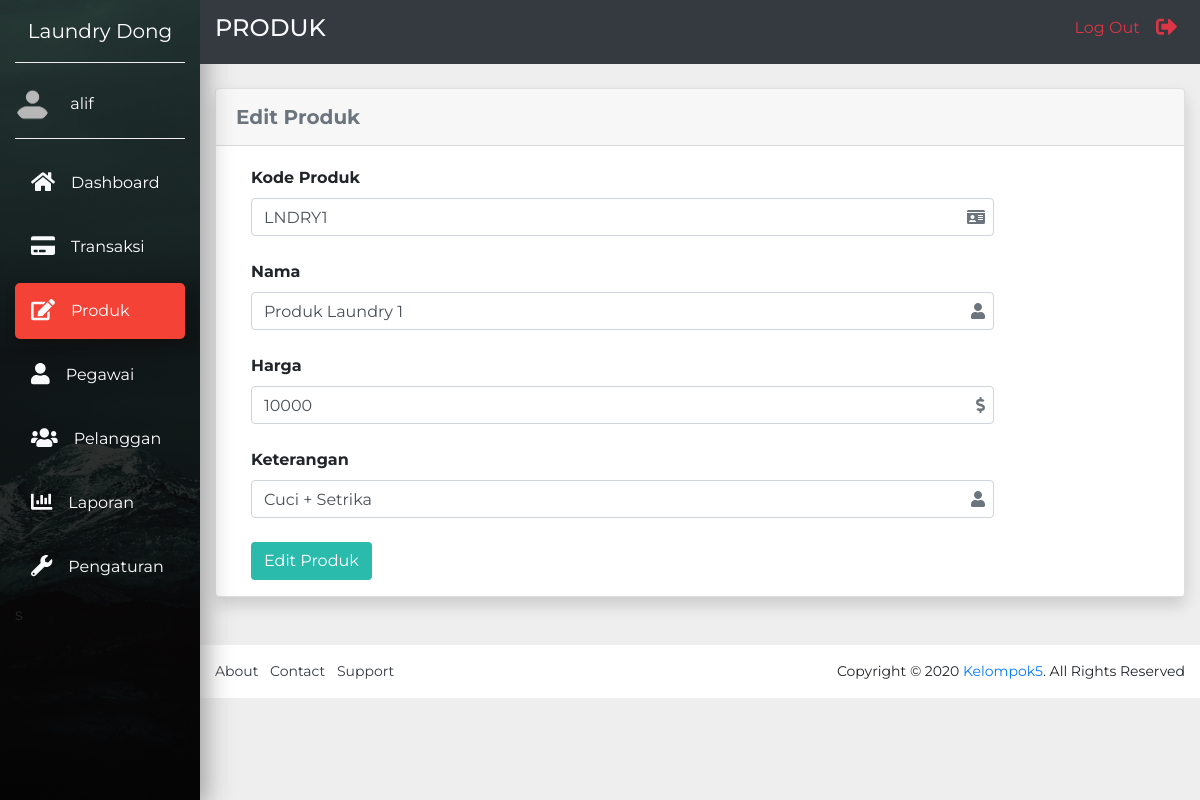
The app's page /produk.php?source=edit_produk&edit_produk_id=LNDRY1 (signed in) with its own data.
### tables this page shows
CREATE TABLE `products` (
  `id` varchar(255) NOT NULL,
  `nama` varchar(255) NOT NULL,
  `harga` decimal(10,0) NOT NULL,
  `keterangan` varchar(255) NOT NULL,
  `jml_transaksi` int(10) NOT NULL
);

### includes/function.php (called while the page is built, shortened)
<?php include "dbConnection.php"; ?>
<?php
  function getEditProductValue() {
    global $connection; global $product_id; global $product_name; global $product_price; global $product_detail;
    if(isset($_GET["edit_produk_id"])) {
      $product_id = $_GET["edit_produk_id"];
    }
    $query = "SELECT * FROM products WHERE id = '$product_id'";
    $select_product_query = mysqli_query($connection, $query);
    $row = mysqli_fetch_assoc($select_product_query);
    $product_name = $row["nama"];
    $product_price = $row["harga"];
    $product_detail = $row["keterangan"];
  }
?>

### edit_produk.php (the view, shortened to what this page needs)
<?php
  $product_id = "";
  $product_name = "";
  $product_price = "";
  $product_detail = "";
  getEditProductValue();
?>
<div class="container-fluid">
  <div class="row">
    <div class="col-xl-10 col-lg-9 col-md-8 ml-auto">
      <div class="row pt-md-5 mt-md-4 mb-5">
        <div class="col-sm-12 mb-0">
          <div class="card shadow">
            <div class="card-header py-3">
              <h5 class="m-0 font-weight-bold text-muted">Edit Produk</h5>
            </div>
            <div class="card-body pb-0">
              <form action="" method="post">
                <div class="form-group mb-4">
                  <label class="control-label col-sm-5 font-weight-bold" for="the_produk_id">Kode Produk</label>
                  <div class="col-sm-10 position-relative">
                    <input type="text" class="form-control" id="the_produk_id" name="kode-produk" placeholder="Masukan produk id" value="<?php echo $product_id; ?>" required>
                    <i class="fas fa-id-card position-absolute text-muted icon-in-field" tabindex=0></i>
                  </div>
                </div>
                <div class="form-group mb-4">
                  <label class="control-label col-sm-5 font-weight-bold" for="nama">Nama</label>
                  <div class="col-sm-10 position-relative">
                    <input type="text" class="form-control" id="nama" name="nama" placeholder="Masukan nama" value="<?php echo $product_name; ?>" required>
                    <i class="fas fa-user position-absolute text-muted icon-in-field" tabindex=0></i>
                  </div>
                </div>
                <div class="form-group mb-4">
                  <label class="control-label col-sm-5 font-weight-bold" for="harga">Harga</label>
                  <div class="col-sm-10 position-relative">
                    <input type="number" class="form-control" id="harga" name="harga" placeholder="Masukan harga" value="<?php echo $product_price; ?>" required>
                    <i class="fas fa-dollar-sign position-absolute text-muted icon-in-field" tabindex=0></i>
                  </div>
                </div>
                <div class="form-group mb-4">
                  <label class="control-label col-sm-5 font-weight-bold" for="keterangan">Keterangan</label>
                  <div class="col-sm-10 position-relative">
                    <input type="text" class="form-control" id="keterangan" name="keterangan" placeholder="Masukan keterangan" value="<?php echo $product_detail; ?>" required>
                    <i class="fas fa-user position-absolute text-muted icon-in-field" tabindex=0></i>
                  </div>
                </div>
                <div class="form-group">
                  <div class="col-sm-offset-2 col-sm-10">
                    <button type="submit" class="btn btn-default form-button" name="edit-produk">Edit Produk</button>
                  </div>
                </div>
              </form>
            </div>
          </div>
        </div>
      </div>
    </div>
  </div>
</div>

### css/style.css (style rules this page uses)
body { font-family: 'Montserrat', sans-serif; background-color: #eee; }
.icon-in-field { top: 11px; right: 1.5rem; }
.form-button { background-color: #2bbbad; color: white; }
input[type=number] { -moz-appearance: textfield; }

### records on screen
products: nama "Produk Laundry 1", harga "10000", keterangan "Cuci + Setrika"

### other values on screen
$laundry_name "Laundry Dong"
$display_name "alif"
